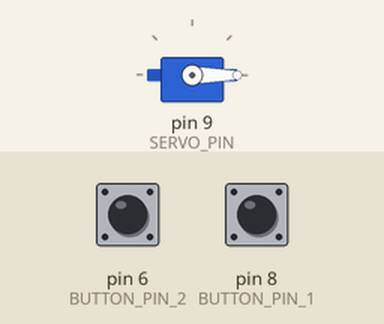
This sketch was run on a simulated Arduino Uno, built with avr-gcc and run on an emulated ATmega328P. Parts: servo. The inputs (shaded band) are chosen by the test bench; at power-on: pin 6 (BUTTON_PIN_2) LOW, pin 8 (BUTTON_PIN_1) LOW.

Above: at 1.2 s.
1.3 s: pin 6 (BUTTON_PIN_2) pulled HIGH for 0.15 s
At 1.75 s:
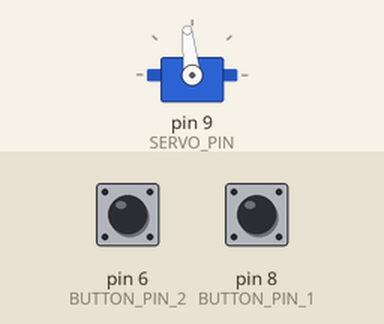
3.8 s: pin 8 (BUTTON_PIN_1) pulled HIGH for 0.15 s
At 4.31 s:
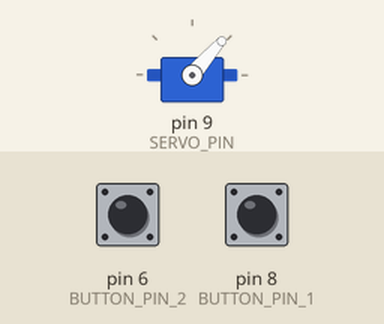
6.8 s: pin 8 (BUTTON_PIN_1) pulled HIGH for 1 s
At 7.9 s:
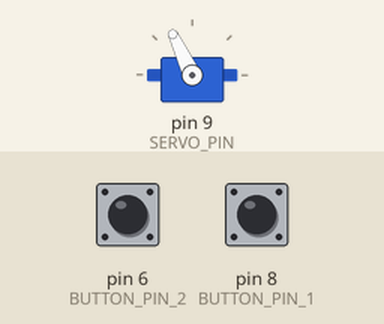
9.8 s: pin 6 (BUTTON_PIN_2) driven HIGH and pin 8 (BUTTON_PIN_1) driven HIGH
At 9.99 s:
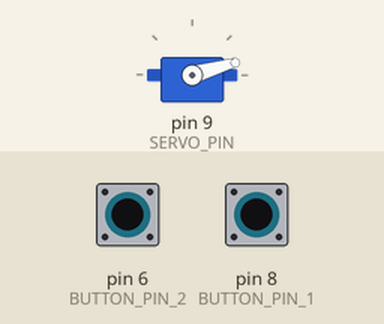
12.8 s: pin 6 (BUTTON_PIN_2) driven LOW
15.8 s: pin 8 (BUTTON_PIN_1) driven LOW
At 15.98 s:
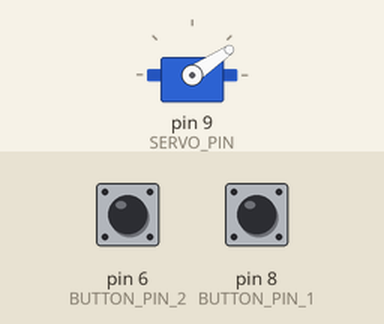
Timing chart, 0 to 18.3 s (numbered marks = the images above; inputs shaded):
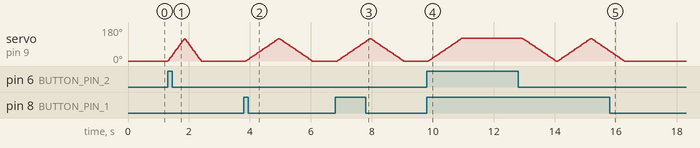

Measured:
- after the input at 1.3 s, servo on pin 9 (SERVO_PIN): rises from 0° to 118° in 0.55 s, then falls to 0° in 0.54 s
- after the input at 3.8 s, servo on pin 9 (SERVO_PIN): rises from 0° to 118° in 1.1 s, then falls to 0° in 1.1 s
- after the input at 6.8 s, servo on pin 9 (SERVO_PIN): rises from 0° to 118° in 1.1 s, then falls to 0° in 1.1 s
- after the input at 9.8 s, servo on pin 9 (SERVO_PIN): moves from 0° to 120° over 1.1 s, starting after 0.05 s
- after the input at 15.8 s, servo on pin 9 (SERVO_PIN): goes on until 16.3 s, then stays 0°

The sketch:

sketch_may30a.ino
```cpp
#include <Servo.h>

// Definieer de pinnen voor de drukknoppen
// BUTTON_PIN_1 en BUTTON_PIN_2 zijn verbonden met digitale pinnen 8 en 6
const int BUTTON_PIN_1 = 8;
const int BUTTON_PIN_2 = 6;

// Debounce delay in milliseconden
// Deze vertraging voorkomt het verkeerd detecteren van meerdere drukken door mechanische ruis
const int DEBOUNCE_DELAY = 50;

// Standaard wachttijden in milliseconden
// DELAY_1 is 2000 ms (2 seconden) en DELAY_2 is 1 ms voor korte pauzes
const int DELAY_1 = 2000;
const int DELAY_2 = 1;

// Definieer de hoeken voor de servo
// ANGLE_1 is 120 graden en ANGLE_2 is 0 graden
const int ANGLE_1 = 120;
const int ANGLE_2 = 0;

// Definieer de tijd (in milliseconden) die de servo nodig heeft om te draaien
// ROTATE_TIME_1 is 1000 ms (1 seconde), ROTATE_TIME_2 is 500 ms
const int ROTATE_TIME_1 = 1000;
const int ROTATE_TIME_2 = 500;

// Definieer de pin voor de servomotor
// SERVO_PIN is aangesloten op digitale pin 9
const int SERVO_PIN = 9;

// Maak een Servo object aan
Servo servoMotor;

void setup() {
    // Koppel de servomotor aan de opgegeven pin
    servoMotor.attach(SERVO_PIN);

    // Zet de beginpositie van de servomotor op 0 graden
    servoMotor.write(0);

    // Zet de pinnen van de drukknoppen als input
    pinMode(BUTTON_PIN_1, INPUT);
    pinMode(BUTTON_PIN_2, INPUT);
}

void loop() {
    // Controleer of beide knoppen zijn ingedrukt
    if (checkButtons()) {
        delay(DEBOUNCE_DELAY); // Voorkom meerdere detecties door mechanische ruis
        return; // Sla de rest van de loop over als beide knoppen zijn ingedrukt
    }

    // Controleer de knoppen afzonderlijk
    individualButtons();
    delay(DEBOUNCE_DELAY); // Debounce na elke controle
}

// Functie om te controleren of beide knoppen zijn ingedrukt
bool checkButtons() {
    // Lees de status van beide knoppen (HIGH betekent ingedrukt)
    int buttonStatus1 = digitalRead(BUTTON_PIN_1);
    int buttonStatus2 = digitalRead(BUTTON_PIN_2);

    // Als beide knoppen zijn ingedrukt
    if (buttonStatus1 == HIGH && buttonStatus2 == HIGH) {
        // Draai de servo naar ANGLE_1 (120 graden) en wacht 1 seconde
        rotateServo(ANGLE_1, ROTATE_TIME_1);

        // Wacht 2 seconden
        delay(DELAY_1);

        // Draai de servo terug naar ANGLE_2 (0 graden)
        rotateServo(ANGLE_2, ROTATE_TIME_1);

        // Geef aan dat beide knoppen zijn ingedrukt
        return true;
    }

    // Geef aan dat niet beide knoppen zijn ingedrukt
    return false;
}

// Functie om de knoppen afzonderlijk te controleren
void individualButtons() {
    // Lees de status van beide knoppen
    int buttonStatus1 = digitalRead(BUTTON_PIN_1);
    int buttonStatus2 = digitalRead(BUTTON_PIN_2);

    // Als de eerste knop is ingedrukt
    if (buttonStatus1 == HIGH) {
        // Draai de servo naar ANGLE_1 (120 graden) en dan terug naar ANGLE_2 (0 graden)
        rotateServo(ANGLE_1, ROTATE_TIME_1);
        rotateServo(ANGLE_2, ROTATE_TIME_1);
    }
    // Als de tweede knop is ingedrukt
    else if (buttonStatus2 == HIGH) {
        // Draai de servo naar ANGLE_1 (120 graden) en dan terug naar ANGLE_2 (0 graden) met kortere rotatietijd
        rotateServo(ANGLE_1, ROTATE_TIME_2);
        rotateServo(ANGLE_2, ROTATE_TIME_2);
    }
}

// Functie om de servo naar een opgegeven hoek te draaien over een bepaalde tijd
void rotateServo(int angle, int duration) {
    // Lees de huidige positie van de servo
    int initialAngle = servoMotor.read();

    // Bereken de stapgrootte: het verschil tussen de huidige hoek en de doelhoek gedeeld door de tijd
    float step = float(angle - initialAngle) / float(duration);

    // Gebruik een lus om de servo geleidelijk naar de doelhoek te draaien
    for (int i = 0; i <= duration; i++) {
        // Verander de positie van de servo met kleine stappen
        servoMotor.write(initialAngle + step * i);

        // Wacht een korte tijd tussen elke stap om de beweging vloeiend te maken
        delay(DELAY_2);
    }
}
```
